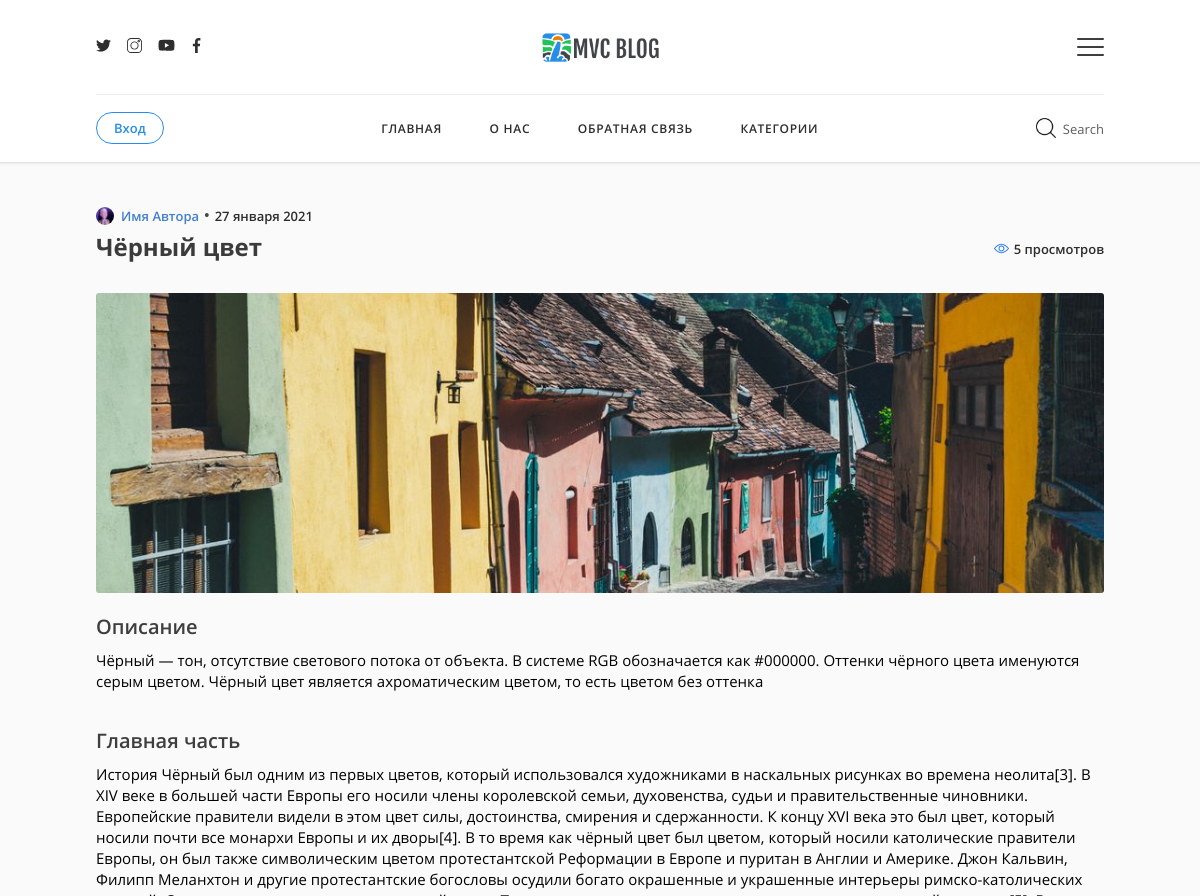
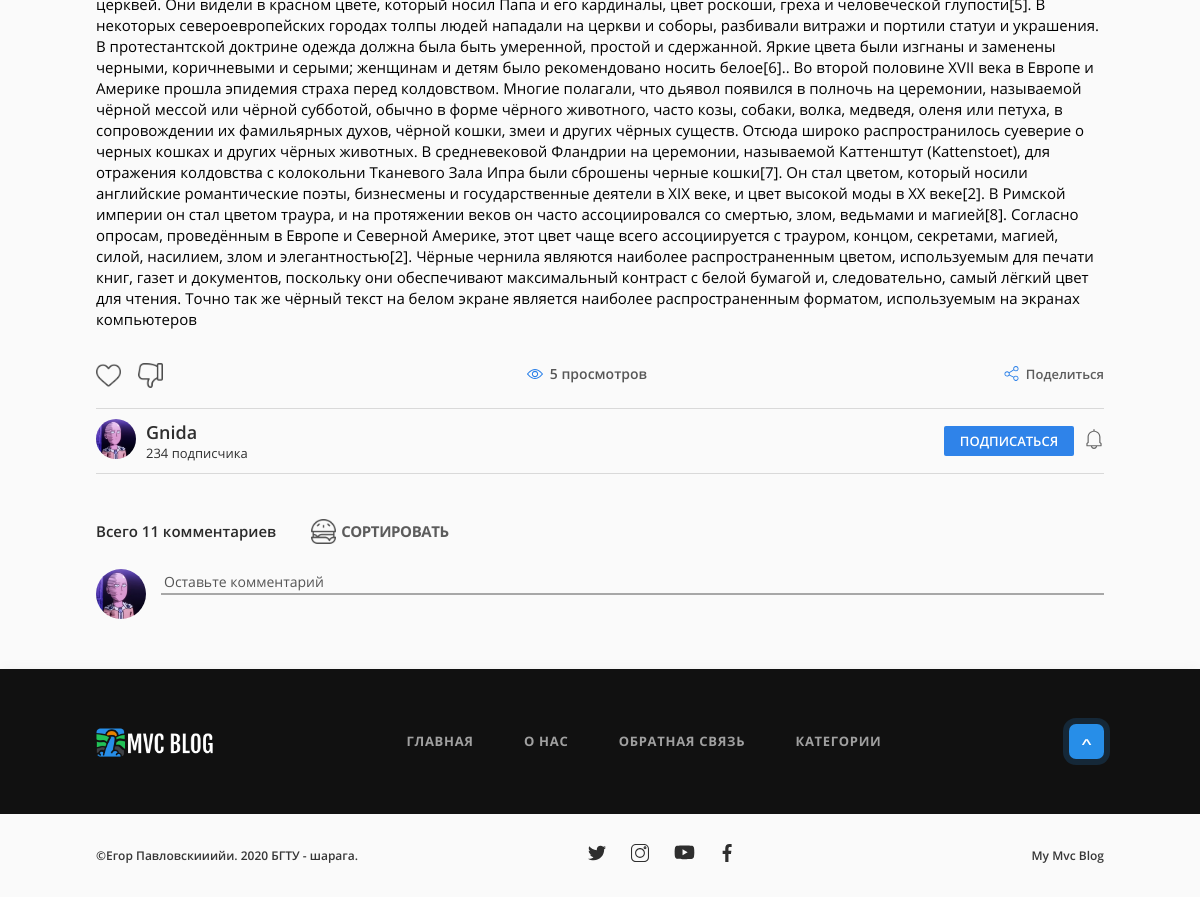
/post/162, run on the app's committed database (2 pictures, top to bottom).
### tables this page shows
CREATE TABLE `posts` (
  `id` int(11) NOT NULL,
  `name` text DEFAULT NULL,
  `description` text DEFAULT NULL,
  `text` text DEFAULT NULL,
  `date_of_create` datetime DEFAULT NULL,
  `date_of_last_edit` datetime DEFAULT NULL,
  `likes` int(11) NOT NULL DEFAULT 0,
  `dislikes` int(11) NOT NULL DEFAULT 0,
  `views` int(11) NOT NULL DEFAULT 0
);

### application/controllers/MainController.php (called while the page is built, shortened)
<?php
class MainController extends Controller {
    public $account;
    public function __construct($route)
    {
        $this->account = new Account();
    }
    public function postAction(){
        $admin = new Admin();
        $postId = $this->route['id'];
        if(!$admin->postExistCheck($postId)) {
            View::errorCode('404');
        }
        $userData = $this->account->getAuthorizeData();
        $post = $admin->getPostById($postId);
        $colOfComments = $this->model->commentsCount($postId);
        $params = [
            'post' => $post,
            'userData' => $userData,
            'colOfComments' => $colOfComments
        ];
        $this->view->render('Пост', $params);
    }
}

### index.php (called while the page is built, shortened)
<?php
spl_autoload_register(function($class){
    $src = str_replace('\\', '/', $class) . '.php';
});
$s = new Router();
$s->run();

### application/config/db.php (called while the page is built)
<?php
return [
    'host' => 'localhost',
    'name' => 'mvc_db',
    'user' => 'root',
    'password' => 'root',
    'charset' => 'utf8'
];

### application/lib/Db.php (called while the page is built, shortened)
<?php
class Db
{
   protected $db;
   public function __construct()
   {
       $config =  require 'application/config/db.php';
       $this->db = new PDO("mysql:host={$config['host']};dbname={$config['name']};charset={$config['charset']}", $config['user'], $config['password']);
   }
    public function query($request, $params = [])
    {
        $query = $this->db->prepare($request);
        if (!empty($params)) {
            foreach ($params as $key => $param) {
                if (is_int($param)) {
                    $query->bindValue(':' . $key, $param, PDO::PARAM_INT);
                } else {
                    $query->bindValue(':' . $key, $param, PDO::PARAM_STR);
                }
            }
        }
        if(!$query->execute()){
            return false;
        }
        return $query;
    }
    public function row($request, $params = []){
        $query = $this->query($request, $params);
        $result = $query->fetchAll(PDO::FETCH_ASSOC);
        return $result;
    }
    public function column($request, $params = []){
        $query = $this->query($request, $params);
        return $query->fetchColumn();
    }
}

### application/core/Controller.php (called while the page is built, shortened)
<?php
abstract class Controller {
	public $route;
	public $acl;
	public function __construct($route) {
        $this->route = $route;
        if($this->checkAcl()) {
            $this->model = $this->loadModel($route['controller']);
        } else{
            View::errorCode(403);
        }
	}
	public function loadModel($name){
	    $path = 'application\models\\'.ucfirst($name);
	    if(class_exists($path)){
	        return new $path();
        }
    }
    public function checkAcl(){
	    $filename = 'application/acl/'.$this->route['controller'].'.php';
	    if(file_exists($filename)){
            $this->acl = require $filename;
            if($this->isAcl('all')){
                return true;
            }
            return false;
        } else{
	        View::errorCode(404);
        }
    }
    public function isAcl($key){
        return in_array($this->route['action'], $this->acl[$key]);
    }
}

### application/models/Admin.php (called while the page is built, shortened)
<?php
class Admin extends Model
{
    public function postExistCheck($id)
    {
        if($this->db->column('SELECT id FROM posts WHERE id = :id', ['id' => $id])){
            if(file_exists('public/uploaded_information/'.$id.'.jpg')){
                return true;
            }
        }
        return false;
    }
    public function getPostById($id){
        $params = [
            'id' => $id
        ];
        return $this->db->row('SELECT * FROM posts WHERE id = :id', $params)[0];
    }
}

### application/core/Model.php (called while the page is built, shortened)
<?php
abstract class Model {
	public function __construct() {
        $this->db = new Db();
	}
}

### application/models/Main.php (called while the page is built, shortened)
<?php
class Main extends Model {
    public function commentsCount($postId){
        $params = [
            'post_id' => $postId,
            'record_type' => 'comment'
        ];
        return $this->db->column('SELECT COUNT(author_id) FROM comments WHERE post_id = :post_id AND record_type = :record_type', $params);
    }
}

### application/views/main/post.php (the view, shortened to what this page needs)
</header>
<article class="post">
    <div class="column">
        <div class="post_sub_block">
            <div class="header_post_inf">
                <div class="author">
                    <a href="/account/userprofile/64">
                        <img src="/public/users_icons/64.png">
                        <span>Имя Автора</span>
                    </a>
                </div>
                <p>&bull;</p>
                <div class="date">
                    <span>
                        <?php
                            $postDateStr = $post['date_of_create'];
                            if($post['date_of_last_edit']) {
                                $postDateStr = $post['date_of_last_edit'];
                            }
                            $postDate = strtotime($postDateStr);
                            $arr = [
                                'января',
                                'февраля',
                                'марта',
                                'апреля',
                                'мая',
                                'июня',
                                'июля',
                                'августа',
                                'сентября',
                                'октября',
                                'ноября',
                                'декабря'
                            ];
                            $month = $arr[date('n', $postDate)-1];
                            echo date('j ', $postDate) . $month . date(' Y', $postDate);
                        ?>
                    </span>
                </div>
            </div>
            <div class="post_information">
                <div class="post_name"><?=$post['name']?></div>
                <div class="inf">
                    <div class="views">
                        <img src="/public/imgs/eye.svg">
                        <span>
                            <?=$post['views'] . ' ' . $this->valuesFormatter($post['views'], 'просмотров', 'просмотр', 'просмотра')?>
                        </span>
                    </div>
                </div>
            </div>
            <img class="post_img" src="/public/uploaded_information/<?=$post['id']?>.jpg">
            <div class="post_description">
                <p> <span>Описание</span><br>
                    <p class="descrpton">
                        <?=$post['description']?>
                    </p>
                </p>
            </div>
            <div class="post_text">
                <p><span>Главная часть</span><br>
                    <p class="text">
                        <?=$post['text']?>
                    </p>
                </p>
            </div>
        </div>
        <div class="post_activities">
            <div class="post_marks_block">
                <div class="post_marks">
                    <div class="likes <?php if(empty($userData)) echo 'non-authorize';?>">
                        <div class="img"></div>
                    </div>
                    <div class="dislikes <?php if(empty($userData)) echo 'non-authorize';?>">
                        <div class="img"></div>
                    </div>
                </div>
                <div class="views">
                    <img src="/public/imgs/eye.svg">
                    <p>
                        <?=$post['views'] . ' ' . $this->valuesFormatter($post['views'], 'просмотров', 'просмотр', 'просмотра')?>
                    </p>
                </div>
                <div class="share">
                    <img src="/public/imgs/share.svg"/>
                    <p>Поделиться</p>
                </div>
            </div>
            <div class="post_author_information">
                <div class="author_block">
                    <a class="author_icon_block" href="/account/userprofile/64">
                        <img src="/public/users_icons/64.png">
                    </a>
                    <div class="name_block">
                        <a class="name" href="/account/userprofile/64">
                            <p>Gnida</p>
                        </a>
                        <p class="subscribers">234 подписчика</p>
                    </div>
                </div>
                <div class="subscribe_block">
                    <div class="subscribe <?php if(empty($userData)) echo 'non-authorize';?>">
                        <p>
                            Подписаться
                        </p>
                    </div>
                    <div class="notifications <?php if(empty($userData)) echo 'non-authorize';?>">
                        <img src="/public/imgs/notification.svg"/>
                    </div>
                </div>
            </div>
        </div>
        <div class="comments_block">
            <div class="column">
                <div class="comments_block_head">
                    <div class="comments_info">
                        <p class="col_of_comments">
                            Всего
                            <span>
                                <?=$colOfComments?>
                            </span>
                            <?=$this->valuesFormatter($colOfComments, 'комментариев', 'комментарий', 'комментария')?>
                        </p>
                        <div class="filters_block">
                            <div class="filters_open_trigger">
                                <img src="/public/imgs/burger_comments.png" alt="filter picture">
                                <p>Сортировать</p>
                            </div>
                        </div>
                    </div>
                    <div class="comments_send_block">
                        <?php if( !isset($_SESSION['authorize']) AND !isset($_COOKIE['authorize']) ): ?>
                            <img class="user_avatar" src="/public/imgs/user_base_avatar.jpg" alt="user avatar">
                        <?php else: ?>
                            <img class="user_avatar" src="/public/users_icons/<?=$userData['id']?>.png" alt="user avatar">
                        <?php endif;?>
                        <form action="" method="post">
                            <div class="send_comment_input_block">
                                <textarea required name="comment" placeholder="Оставьте комментарий"></textarea>
                            </div>
                        </form>
                    </div>
                </div>
            </div>
        </div>
    </div>
</article>

### data on the page
posts: date_of_last_edit "27", date_of_last_edit "января", date_of_last_edit "2021", name "Чёрный цвет", views "5", views "просмотров", description "Чёрный — тон, отсутствие светового потока от объекта. В системе RGB обозначается как #000000. Оттенки чёрного цвета именуются серым цветом. Чёрный цвет является ахроматическим цветом, то есть цветом без оттенка", text "История Чёрный был одним из первых цветов, который использовался художниками в наскальных рисунках во времена неолита[3]. В XIV веке в большей части Европы его носили члены королевской семьи, духовенства, судьи и правительственные чиновники. Европейские правители видели в этом цвет силы, достоинства, смирения и сдержанности. К концу XVI века это был цвет, который носили почти все монархи Европы и их дворы[4]. В то время как чёрный цвет был цветом, который носили католические правители Европы, он был также символическим цветом протестантской Реформации в Европе и пуритан в Англии и Америке. Джон Кальвин, Филипп Меланхтон и другие протестантские богословы осудили богато окрашенные и…"

### other printed values
$colOfComments "11"
